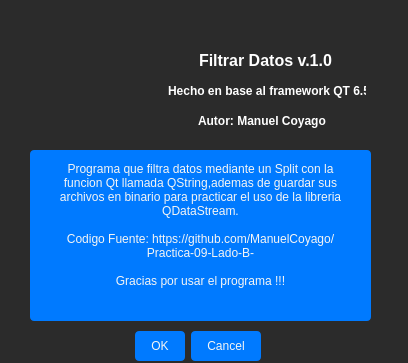
<?xml version="1.0" encoding="UTF-8"?>
<ui version="4.0">
 <class>AcercaDelPrograma</class>
 <widget class="QDialog" name="AcercaDelPrograma">
  <property name="geometry">
   <rect>
    <x>0</x>
    <y>0</y>
    <width>408</width>
    <height>363</height>
   </rect>
  </property>
  <property name="windowTitle">
   <string>Dialog</string>
  </property>
  <property name="styleSheet">
   <string notr="true">QDialog {
  background-color: #2b2b2b;
  color: #f5f5f5;
}

QDialog QLabel {
  color: #f5f5f5;
}

QDialog QPushButton {
  background-color: #007aff;
  color: #f5f5f5;
  border: none;
  padding: 8px 16px;
  border-radius: 4px;
}

QDialog QPushButton:hover {
  background-color: #0059a6;
}

QDialog QPushButton:pressed {
  background-color: #003d79;
}
</string>
  </property>
  <widget class="QDialogButtonBox" name="buttonBox">
   <property name="geometry">
    <rect>
     <x>-80</x>
     <y>330</y>
     <width>341</width>
     <height>32</height>
    </rect>
   </property>
   <property name="orientation">
    <enum>Qt::Horizontal</enum>
   </property>
   <property name="standardButtons">
    <set>QDialogButtonBox::Cancel|QDialogButtonBox::Ok</set>
   </property>
  </widget>
  <widget class="QLabel" name="label">
   <property name="geometry">
    <rect>
     <x>50</x>
     <y>40</y>
     <width>81</width>
     <height>81</height>
    </rect>
   </property>
   <property name="text">
    <string/>
   </property>
   <property name="pixmap">
    <pixmap>../../../../../Downloads/filtrar.png</pixmap>
   </property>
   <property name="scaledContents">
    <bool>true</bool>
   </property>
  </widget>
  <widget class="QLabel" name="label_2">
   <property name="geometry">
    <rect>
     <x>190</x>
     <y>40</y>
     <width>151</width>
     <height>41</height>
    </rect>
   </property>
   <property name="styleSheet">
    <string notr="true">QLabel {
  color: #FFFFFF; /* Letra en blanco */
  background-color: transparent; /* Fondo transparente */
  font-size: 16px; /* Tamaño de fuente */
  font-weight: bold; /* Negrita */
  padding: 5px; /* Espaciado interno */
  border: none; /* Sin borde */
}
</string>
   </property>
   <property name="text">
    <string>Filtrar Datos v.1.0</string>
   </property>
  </widget>
  <widget class="QLabel" name="label_3">
   <property name="geometry">
    <rect>
     <x>160</x>
     <y>70</y>
     <width>211</width>
     <height>41</height>
    </rect>
   </property>
   <property name="styleSheet">
    <string notr="true">QLabel {
  color: #FFFFFF; /* Letra en blanco */
  background-color: transparent; /* Fondo transparente */
  font-size: 12px; /* Tamaño de fuente */
  font-weight: bold; /* Negrita */
  padding: 5px; /* Espaciado interno */
  border: none; /* Sin borde */
}
</string>
   </property>
   <property name="text">
    <string>Hecho en base al framework QT 6.5.1</string>
   </property>
  </widget>
  <widget class="QTextEdit" name="textEdit">
   <property name="geometry">
    <rect>
     <x>30</x>
     <y>150</y>
     <width>341</width>
     <height>171</height>
    </rect>
   </property>
   <property name="layoutDirection">
    <enum>Qt::RightToLeft</enum>
   </property>
   <property name="styleSheet">
    <string notr="true">  background-color: #007aff;
  color: #f5f5f5;
  border: none;
  padding: 8px 16px;
  border-radius: 4px;</string>
   </property>
   <property name="readOnly">
    <bool>true</bool>
   </property>
   <property name="html">
    <string>&lt;!DOCTYPE HTML PUBLIC &quot;-//W3C//DTD HTML 4.0//EN&quot; &quot;http://www.w3.org/TR/REC-html40/strict.dtd&quot;&gt;
&lt;html&gt;&lt;head&gt;&lt;meta name=&quot;qrichtext&quot; content=&quot;1&quot; /&gt;&lt;meta charset=&quot;utf-8&quot; /&gt;&lt;style type=&quot;text/css&quot;&gt;
p, li { white-space: pre-wrap; }
hr { height: 1px; border-width: 0; }
li.unchecked::marker { content: &quot;\2610&quot;; }
li.checked::marker { content: &quot;\2612&quot;; }
&lt;/style&gt;&lt;/head&gt;&lt;body style=&quot; font-family:'Segoe UI'; font-size:9pt; font-weight:400; font-style:normal;&quot;&gt;
&lt;p align=&quot;center&quot; style=&quot; margin-top:0px; margin-bottom:0px; margin-left:0px; margin-right:0px; -qt-block-indent:0; text-indent:0px;&quot;&gt;Programa que filtra datos mediante un Split con la funcion Qt llamada QString,ademas de guardar sus archivos en binario para practicar el uso de la libreria QDataStream.&lt;/p&gt;
&lt;p align=&quot;center&quot; style=&quot;-qt-paragraph-type:empty; margin-top:0px; margin-bottom:0px; margin-left:0px; margin-right:0px; -qt-block-indent:0; text-indent:0px;&quot;&gt;&lt;br /&gt;&lt;/p&gt;
&lt;p align=&quot;center&quot; style=&quot; margin-top:0px; margin-bottom:0px; margin-left:0px; margin-right:0px; -qt-block-indent:0; text-indent:0px;&quot;&gt;Codigo Fuente: https://github.com/ManuelCoyago/Practica-09-Lado-B-&lt;/p&gt;
&lt;p align=&quot;center&quot; style=&quot;-qt-paragraph-type:empty; margin-top:0px; margin-bottom:0px; margin-left:0px; margin-right:0px; -qt-block-indent:0; text-indent:0px;&quot;&gt;&lt;br /&gt;&lt;/p&gt;
&lt;p align=&quot;center&quot; style=&quot; margin-top:0px; margin-bottom:0px; margin-left:0px; margin-right:0px; -qt-block-indent:0; text-indent:0px;&quot;&gt;Gracias por usar el programa !!!&lt;/p&gt;&lt;/body&gt;&lt;/html&gt;</string>
   </property>
  </widget>
  <widget class="QLabel" name="label_4">
   <property name="geometry">
    <rect>
     <x>190</x>
     <y>100</y>
     <width>141</width>
     <height>41</height>
    </rect>
   </property>
   <property name="styleSheet">
    <string notr="true">QLabel {
  color: #FFFFFF; /* Letra en blanco */
  background-color: transparent; /* Fondo transparente */
  font-size: 12px; /* Tamaño de fuente */
  font-weight: bold; /* Negrita */
  padding: 5px; /* Espaciado interno */
  border: none; /* Sin borde */
}
</string>
   </property>
   <property name="text">
    <string>Autor: Manuel Coyago </string>
   </property>
  </widget>
  <zorder>buttonBox</zorder>
  <zorder>label</zorder>
  <zorder>textEdit</zorder>
  <zorder>label_2</zorder>
  <zorder>label_3</zorder>
  <zorder>label_4</zorder>
 </widget>
 <resources/>
 <connections>
  <connection>
   <sender>buttonBox</sender>
   <signal>accepted()</signal>
   <receiver>AcercaDelPrograma</receiver>
   <slot>accept()</slot>
   <hints>
    <hint type="sourcelabel">
     <x>248</x>
     <y>254</y>
    </hint>
    <hint type="destinationlabel">
     <x>157</x>
     <y>274</y>
    </hint>
   </hints>
  </connection>
  <connection>
   <sender>buttonBox</sender>
   <signal>rejected()</signal>
   <receiver>AcercaDelPrograma</receiver>
   <slot>reject()</slot>
   <hints>
    <hint type="sourcelabel">
     <x>316</x>
     <y>260</y>
    </hint>
    <hint type="destinationlabel">
     <x>286</x>
     <y>274</y>
    </hint>
   </hints>
  </connection>
 </connections>
</ui>
